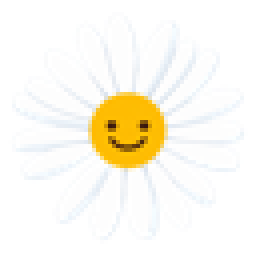
#> input picture Resources/DaisyHidden@2x.png, 64 x 64 px (shown 4 times larger)
$ python make-app-icon.py ../Resources/DaisyHidden@2x.png out.png
#> lines starting #> are read from the running program, lines starting #| are printed output that depends on the picture; after the words box and inside, x2 and y2 are one past the last pixel; in counts of white or black regions, pixels touching at a corner belong together
#!/usr/bin/env python3
"""Fit the white-background app icon into macOS's rounded-square (squircle) grid and
export `Resources/MenuBarKeeper.icns`.

Why this step exists
--------------------
The design export is a full-bleed 1024×1024 **opaque square** (all four corners have
alpha 255). The macOS app icon grid is "1024 canvas, 824×824 content centred, corners
transparent", and **the system does not apply that shape to third-party apps**. Dropped
into the bundle as-is, the icon shows up in Finder as a plain white square.

(Xcode 14+ applies the mask automatically for an asset catalog "Single Size" app icon.
This project builds with `swiftc` and a hand-assembled bundle, so there is no asset
catalog doing that work — it has to be done here.)

Usage
-----
    python3 Scripts/make-app-icon.py                  # default in/out paths
    python3 Scripts/make-app-icon.py <source> <out.icns>

Requires Pillow: `pip install Pillow`

Re-run it after changing the icon design; `Scripts/build.sh` copies the result into the
bundle.
"""

import math
import os
import shutil
import subprocess
import sys

HERE = os.path.dirname(os.path.abspath(__file__))
ROOT = os.path.dirname(HERE)

# The original export lives in the local archive, not in the published repo.
DEFAULT_SRC = os.path.join(ROOT, "_archive", "icon-source", "app-icon-white.png")
DEFAULT_OUT = os.path.join(ROOT, "Resources", "MenuBarKeeper.icns")
ICONSET = os.path.join(ROOT, "build", "MenuBarKeeper.iconset")

CANVAS = 1024       # canvas edge length
CONTENT = 824       # Big Sur icon grid: 824×824 content, 100pt margin on each side
OFFSET = (CANVAS - CONTENT) // 2
SUPERSAMPLE = 4     # mask supersampling factor, for anti-aliasing
SQUIRCLE_N = 5.0    # superellipse exponent; n=5 approximates Apple's squircle

# iconset filenames required by iconutil -> pixel edge length
SIZES = {
    "icon_16x16.png": 16, "icon_16x16@2x.png": 32,
    "icon_32x32.png": 32, "icon_32x32@2x.png": 64,
    "icon_128x128.png": 128, "icon_128x128@2x.png": 256,
    "icon_256x256.png": 256, "icon_256x256@2x.png": 512,
    "icon_512x512.png": 512, "icon_512x512@2x.png": 1024,
}


def squircle_mask(size):
    """Builds a size×size superellipse mask with an anti-aliased edge."""
    from PIL import Image, ImageDraw

    big = size * SUPERSAMPLE
    radius = big / 2.0
    points = []
    steps = 4096
    for i in range(steps):
        t = 2.0 * math.pi * i / steps
        cos_t, sin_t = math.cos(t), math.sin(t)
        x = radius * math.copysign(abs(cos_t) ** (2.0 / SQUIRCLE_N), cos_t)
        y = radius * math.copysign(abs(sin_t) ** (2.0 / SQUIRCLE_N), sin_t)
        points.append((radius + x, radius + y))

    layer = Image.new("L", (big, big), 0)
    ImageDraw.Draw(layer).polygon(points, fill=255)
    return layer.resize((size, size), Image.LANCZOS)


def main(argv):
    try:
        from PIL import Image
    except ImportError:
        print("Pillow is required: pip install Pillow", file=sys.stderr)
        return 1

    src_path = argv[1] if len(argv) > 1 else DEFAULT_SRC
    out_path = argv[2] if len(argv) > 2 else DEFAULT_OUT

    if not os.path.exists(src_path):
        print(f"Source icon not found: {src_path}", file=sys.stderr)
        return 1

    source = Image.open(src_path).convert("RGBA")
#> source is the input picture: PIL image 64x64 RGBA; mean R, G, B, A 139.6, 136.5, 125.7, 128.7
    if source.size != (CANVAS, CANVAS):
        source = source.resize((CANVAS, CANVAS), Image.LANCZOS)
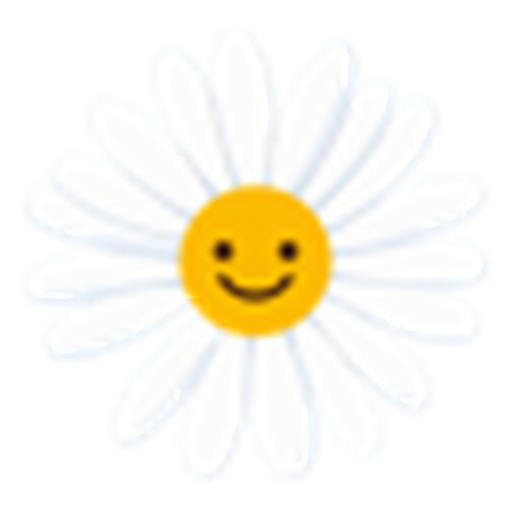
#> source: PIL image 1024x1024 RGBA (shown at 1/2 size); mean R, G, B, A 152.7, 149.7, 139.2, 128.5; transparent parts drawn white

    master = Image.new("RGBA", (CANVAS, CANVAS), (0, 0, 0, 0))
#> master: PIL image 1024x1024 RGBA; every value is 0
    box = (OFFSET, OFFSET, OFFSET + CONTENT, OFFSET + CONTENT)
    master.paste(source.crop(box), (OFFSET, OFFSET), squircle_mask(CONTENT))
#> in squircle_mask, `layer = Image.new("L", (big, big), 0)`: layer: PIL image 3296x3296 L; every value is 0
#> in squircle_mask, `ImageDraw.Draw(layer).polygon(points, fill=255)`:
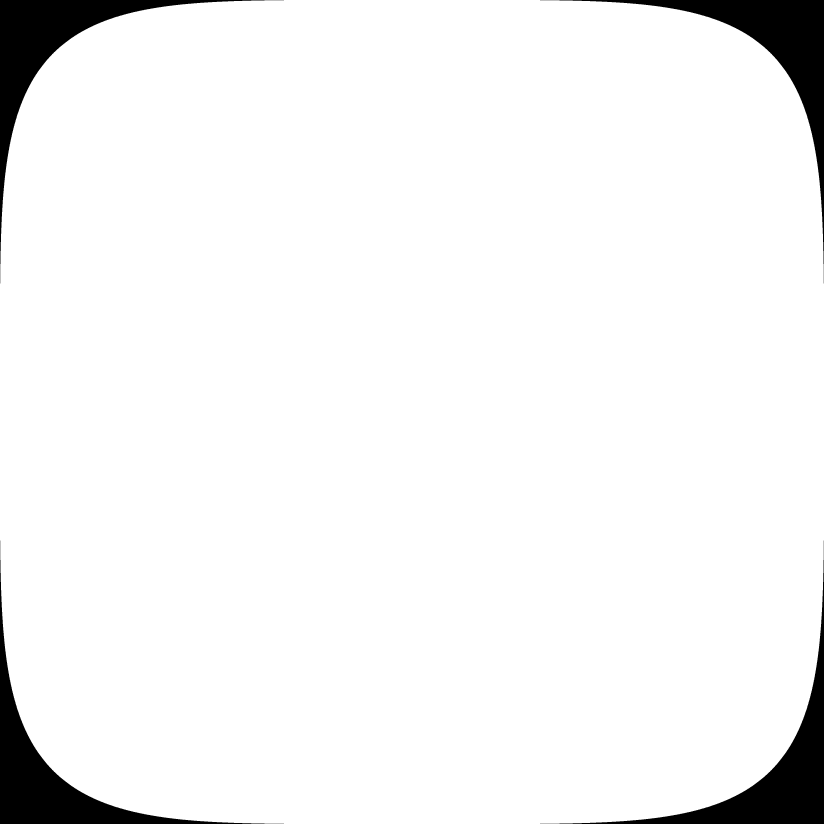
#> layer: PIL image 3296x3296 L (shown at 1/4 size); 95.1% white; 4 black regions, box (x1, y1, x2, y2) and area: (0, 0, 1136, 1134) 134406, (2160, 0, 3296, 1134) 134406, (0, 2162, 1136, 3296) 134406, (2160, 2162, 3296, 3296) 134406
#> in squircle_mask, `return layer.resize((size, size), Image.LANCZOS)`:
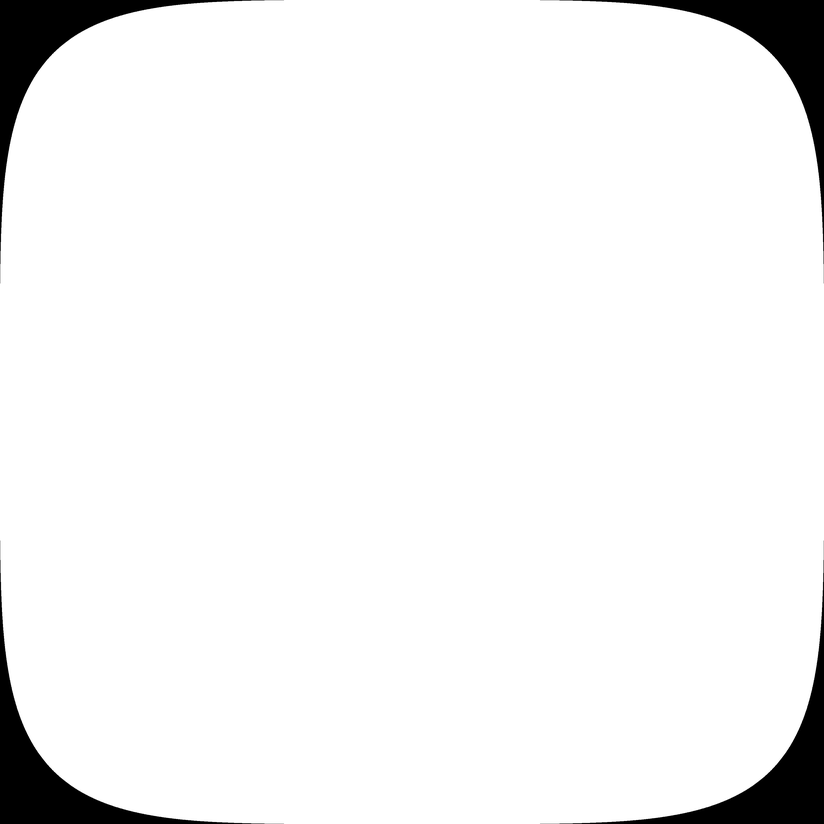
#> returned value: PIL image 824x824 L; min 0, max 255, mean 242.4

    if os.path.isdir(ICONSET):
        shutil.rmtree(ICONSET)
    os.makedirs(ICONSET)
    for name, px in SIZES.items():
        master.resize((px, px), Image.LANCZOS).save(os.path.join(ICONSET, name), "PNG")
#> this loop made 10 passes
#> pass 1, in main, `master.resize((px, px), Image.LANCZOS).save(os.path.join(ICONSET, name..`:
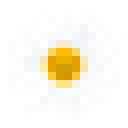
#> saved as icon_16x16.png: PIL image 16x16 RGBA (shown 8 times larger); mean R, G, B, A 179.4, 177.1, 166.6, 122.4; transparent parts drawn white
#> pass 2, in main, `master.resize((px, px), Image.LANCZOS).save(os.path.join(ICONSET, name..`:
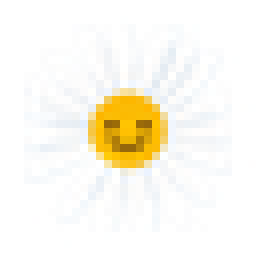
#> saved as icon_16x16@2x.png: PIL image 32x32 RGBA (shown 8 times larger); mean R, G, B, A 161, 158.4, 147.6, 122.4; transparent parts drawn white

    os.makedirs(os.path.dirname(out_path), exist_ok=True)
    subprocess.run(["iconutil", "-c", "icns", ICONSET, "-o", out_path], check=True)
#> (this line was passed over: subprocess is not available in this run)
    print("Wrote", out_path)
    return 0


if __name__ == "__main__":
    raise SystemExit(main(sys.argv))
#> (the program exits here)

$ run again, on Resources/RestoreTrowel@2x.png
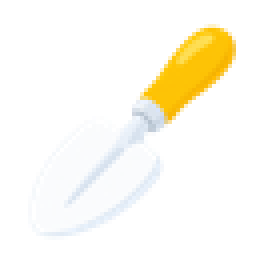
#> input picture Resources/RestoreTrowel@2x.png, 64 x 64 px (shown 4 times larger)
#> in main, source is the input picture: PIL image 64x64 RGBA; mean R, G, B, A 65.2, 61.5, 48.4, 60.6
#> source: PIL image 1024x1024 RGBA
#> in main, `master.paste(source.crop(box), (OFFSET, OFFSET), squircle_mask(CONTENT))`:
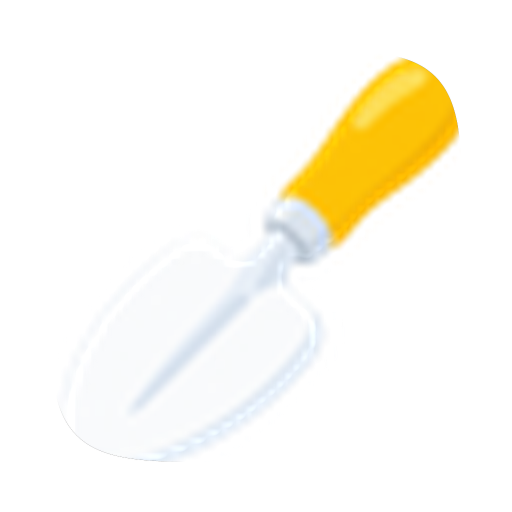
#> master: PIL image 1024x1024 RGBA (shown at 1/2 size); mean R, G, B, A 66.5, 62.9, 49.7, 57; transparent parts drawn white
#> the loop in main, `for name, px in SIZES.items():` made 10 passes
#> pass 2, in main, `master.resize((px, px), Image.LANCZOS).save(os.path.join(ICONSET, name..`:
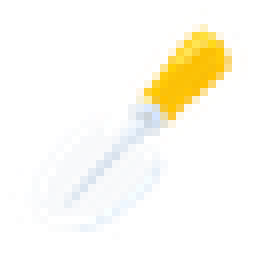
#> saved as icon_16x16@2x.png: PIL image 32x32 RGBA (shown 8 times larger); mean R, G, B, A 88.9, 83.7, 63.9, 57.1; transparent parts drawn white
